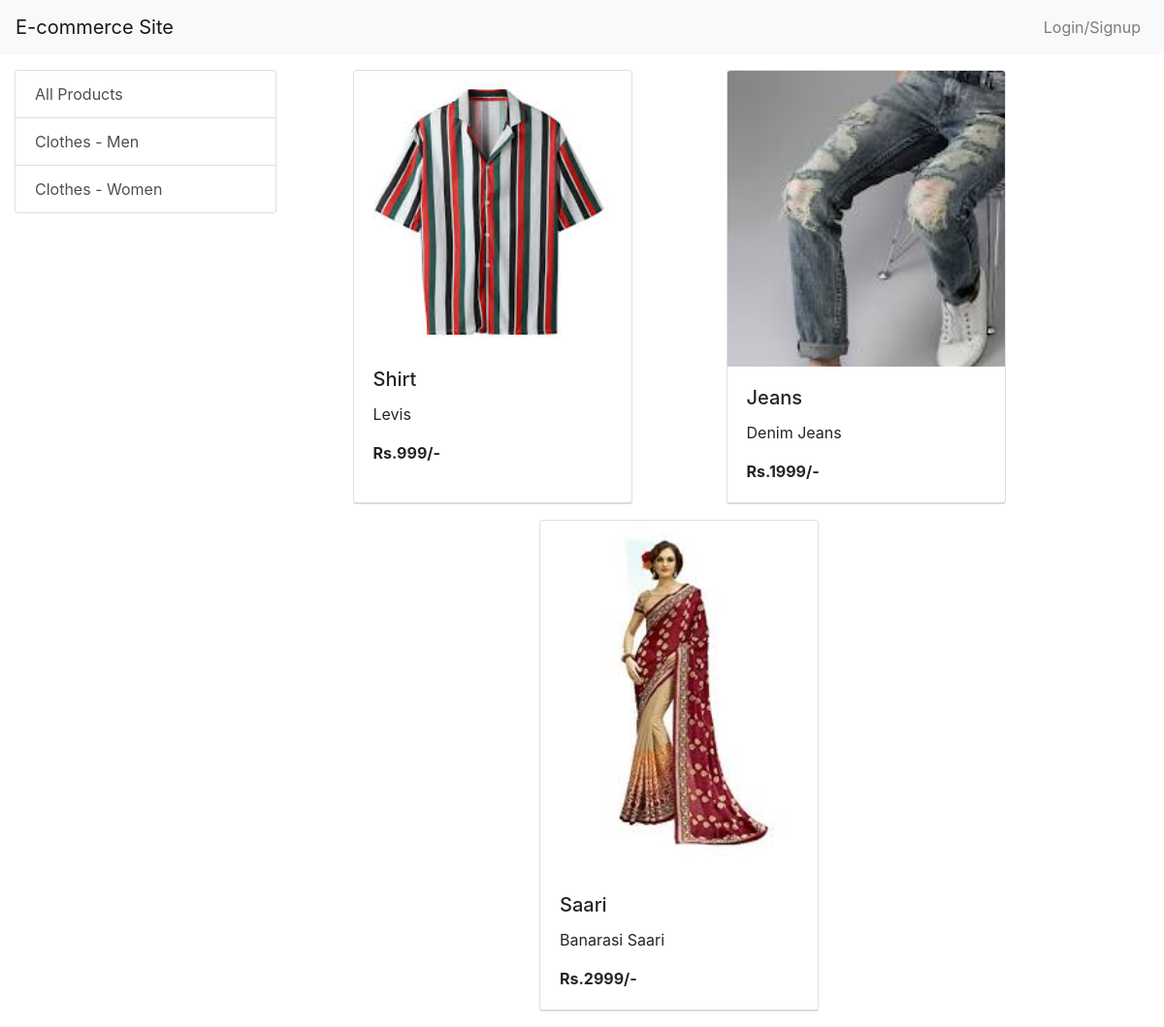
Before: /home/ with the older database file.
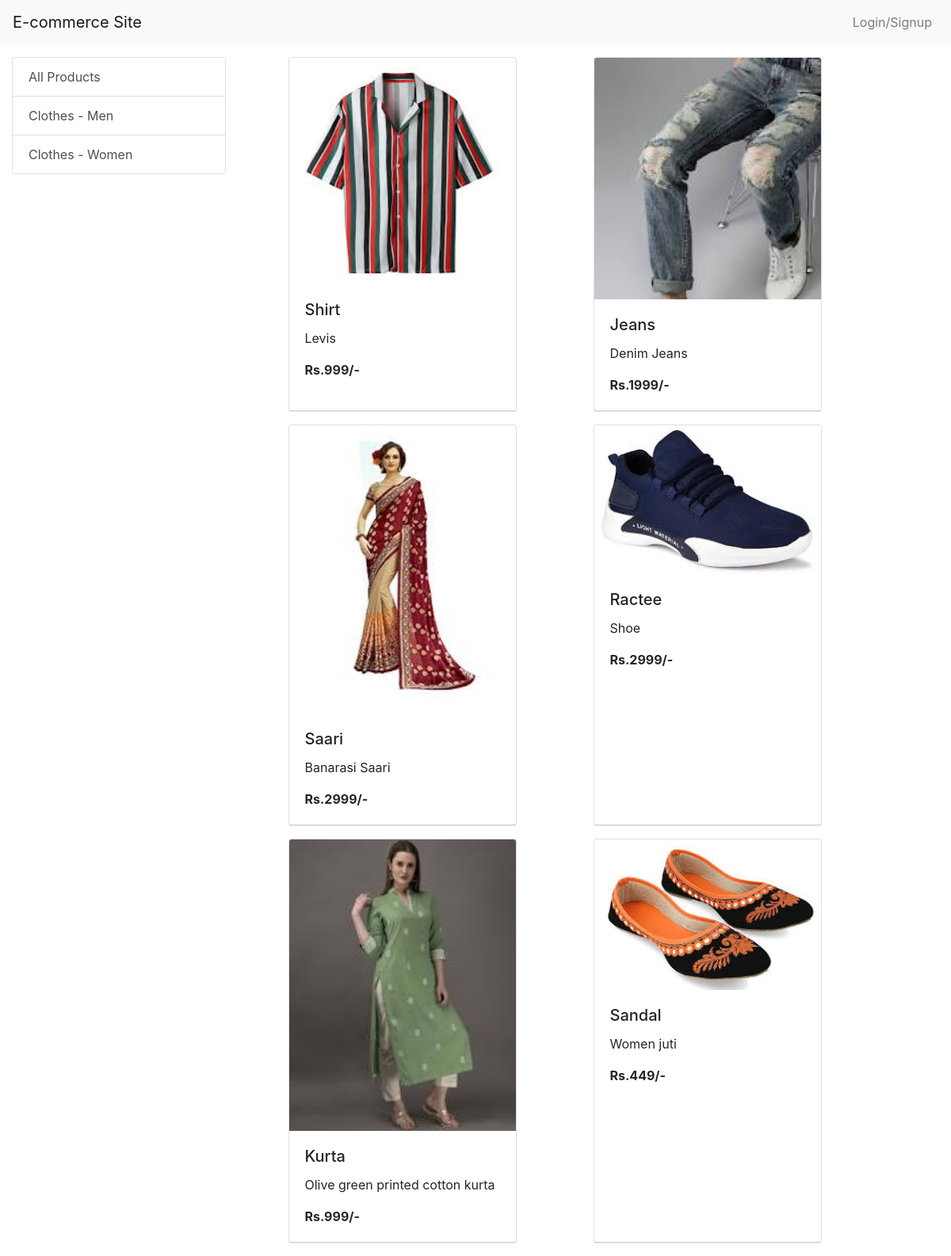
After: the same page with the newer database file.
### store/models/category.py (models this page shows, shortened)
class Category(models.Model):
    name = models.CharField(max_length=20)
    @staticmethod
    def get_all_categories():
        return Category.objects.all()

### store/models/product.py (models this page shows, shortened)
class Product(models.Model):
    name = models.CharField(max_length=50)
    price = models.IntegerField(default=0)
    category = models.ForeignKey(Category, on_delete=models.CASCADE)
    description = models.CharField(max_length=200, default='')
    image = models.ImageField(upload_to='upload/products_images/')
    @staticmethod
    def get_all_products():
        return Product.objects.all()

### store/views.py (the view)
# urls.py: url('home/', index),
def index(request):
    if request.method == "GET":
        product_list = Product.get_all_products() if not request.GET.get('category') \
            else Product.get_all_products_by_category(request.GET.get('category'))
        content = {
            'productList': product_list,
            'categories': Category.get_all_categories(),
        }
        return render(request, 'orders/index.html', content)
    remove = request.POST.get('remove', 0)
    cart = Customer.remove_product_from_cart(request) if remove else Customer.add_product_to_cart(request)
    request.session['cart'] = cart
    return redirect(index)

### store/templates/orders/index.html (shortened to what this page needs)
{% extends 'base.html' %}
{% block content %}
{% load cart %}
<div class="container-fluid mt-3">
    <div class="row">
        <div class="col-lg-3">
            <div class="list-group">
                <a href="/home/" class="list-group-item
                list-group-item-action ">All Products </a>
                {% for category in categories%}
                <a href="/home/?category={{category.id}}" class="list-group-item
                list-group-item-action ">{{category.name}} </a>
                {% endfor %}
            </div>
        </div>
        <div id="product" class="col-lg-8">
            <div class="row mx-auto">
                {% for item in productList %}
                <div class="card mx-auto mb-3" style="width: 18rem;">
                    <img class="card-img-top" src="{{item.image.url}}" alt="Card image cap">
                    <div class="card-body">
                        <h5 class="card-title">{{item.name|title}}</h5>
                        <p class="card-text">{{item.description}}</p>
                        <p class="card-text"><strong>Rs.{{item.price}}/-</strong></p>
                    </div>
                    <div class="card-footer p-0 no-gutters">
                    </div>
                </div>
                {% endfor %}
            </div>
        </div>
    </div>
</div>
{% endblock %}

Changed rows visible on the page:
added Product: image (picture), name "Ractee", description "Shoe", price "2999"
added Product: image (picture), name "Kurta", description "Olive green printed cotton kurta", price "999"
added Product: image (picture), name "Sandal", description "Women juti", price "449"
